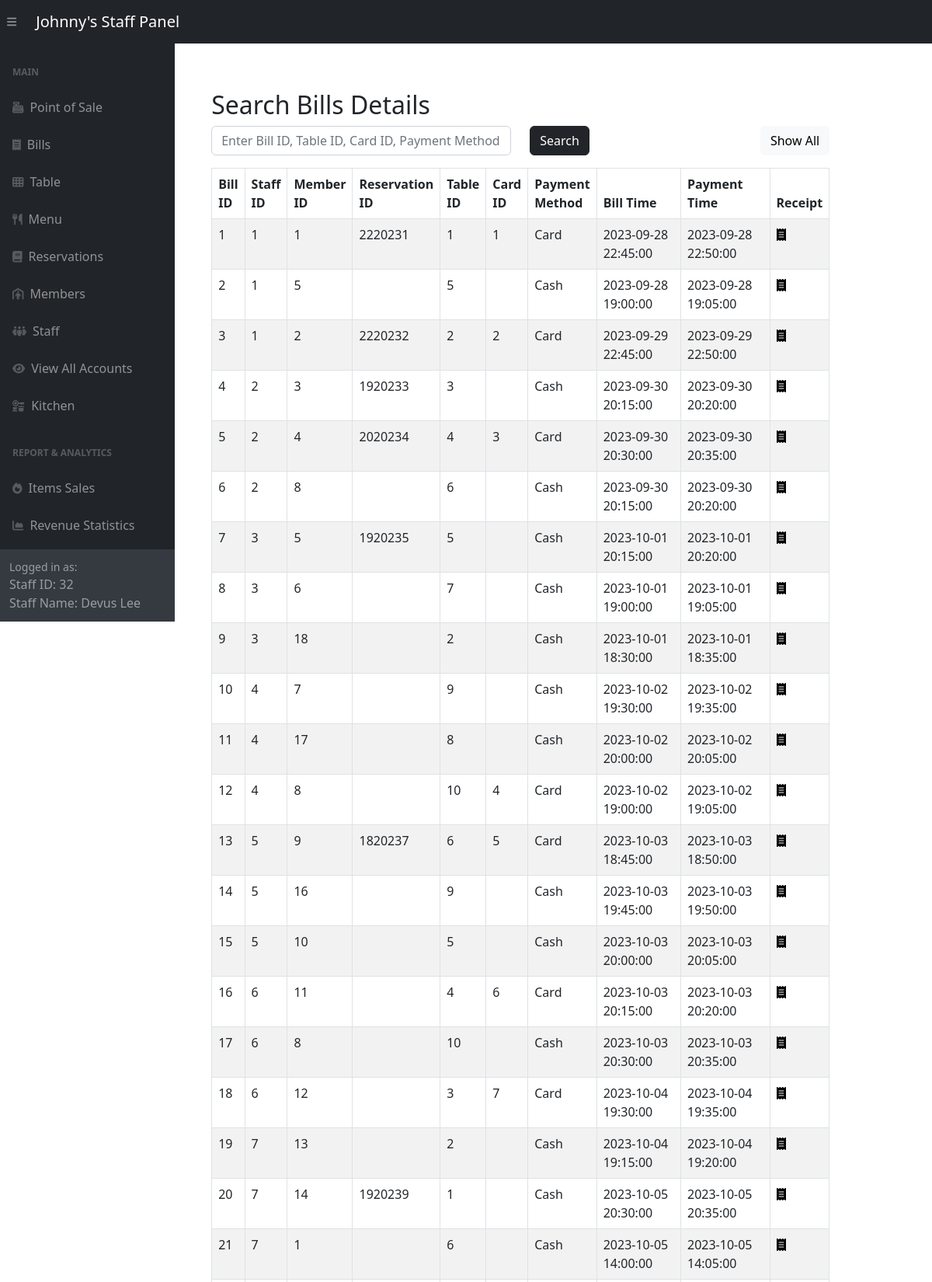
The app's page /adminSide/panel/bill-panel.php (signed in, upper part) with its own data.
### tables this page shows
CREATE TABLE `bills` (
  `bill_id` int(11) NOT NULL,
  `staff_id` int(11) DEFAULT NULL,
  `member_id` int(11) DEFAULT NULL,
  `reservation_id` int(11) DEFAULT NULL,
  `table_id` int(11) DEFAULT NULL,
  `card_id` int(11) DEFAULT NULL,
  `payment_method` varchar(255) DEFAULT NULL,
  `bill_time` datetime DEFAULT NULL,
  `payment_time` datetime DEFAULT NULL
);

### adminSide/panel/bill-panel.php (the view, shortened to what this page needs)
<?php include '../inc/dashHeader.php'; ?>
<div class="wrapper">
    <div class="container-fluid pt-5 pl-600">
        <div class="row">
            <div class="m-50">
                <div class="mt-5 mb-3">
                    <h2 class="pull-left">Search Bills Details</h2>
                    <form method="POST" action="#">
                        <div class="row">
                            <div class="col-md-6">
                                <input required type="text" id="search" name="search" class="form-control" placeholder="Enter Bill ID, Table ID, Card ID, Payment Method">
                            </div>
                            <div class="col-md-3">
                                <button type="submit" class="btn btn-dark">Search</button>
                            </div>
                            <div class="col" style="text-align: right;" >
                                <a href="bill-panel.php" class="btn btn-light">Show All</a>
                            </div>
                        </div>
                    </form>
                </div>
                <?php
                require_once "../config.php";
                if (isset($_POST['search'])) {
                    if (!empty($_POST['search'])) {
                        $search = $_POST['search'];
                        $sql = "SELECT * FROM Bills WHERE table_id LIKE '%$search%' OR payment_method LIKE '%$search%' OR bill_id LIKE '%$search%' OR card_id LIKE '%$search%'";
                    } else {
                        $sql = "SELECT * FROM Bills ORDER BY bill_id;";
                    }
                } else {
                    $sql = "SELECT * FROM Bills ORDER BY bill_id;";
                }
                if ($result = mysqli_query($link, $sql)) {
                    if (mysqli_num_rows($result) > 0) {
                        echo '<table class="table table-bordered table-striped" >';
                        echo "<thead>";
                        echo "<tr>";
                        echo "<th>Bill ID</th>";
                        echo "<th>Staff ID</th>";
                        echo "<th>Member ID</th>";
                        echo "<th>Reservation ID</th>";
                        echo "<th>Table ID</th>";
                        echo "<th>Card ID</th>";
                        echo "<th>Payment Method</th>";
                        echo "<th style='width:13em'>Bill Time</th>";
                        echo "<th style='width:13em'>Payment Time</th>";
                        echo "<th>Receipt</th>";
                        echo "</tr>";
                        echo "</thead>";
                        echo "<tbody>";
                        while ($row = mysqli_fetch_array($result)) {
                            echo "<tr>";
                            echo "<td>" . $row['bill_id'] . "</td>";
                            echo "<td>" . $row['staff_id'] . "</td>";
                            echo "<td>" . $row['member_id'] . "</td>";
                            echo "<td>" . $row['reservation_id'] . "</td>";
                            echo "<td>" . $row['table_id'] . "</td>";
                            echo "<td>" . $row['card_id'] . "</td>";
                            echo "<td>" . $row['payment_method'] . "</td>";
                            echo "<td>" . $row['bill_time'] . "</td>";
                            echo "<td>" . $row['payment_time'] . "</td>";
                            echo "<td>";
                            echo '<a href="../posBackend/receipt.php?bill_id='. $row['bill_id'] .'" title="Receipt" data-toggle="tooltip"><span class="fa fa-receipt text-black"></span></a>';
                            echo "</td>";
                            echo "</tr>";
                        }
                        echo "</tbody>";
                        echo "</table>";
                    } else {
                        echo '<div class="alert alert-danger"><em>No records were found.</em></div>';
                    }
                } else {
                    echo "Oops! Something went wrong. Please try again later.";
                }
                ?>
            </div>
        </div>
    </div>
</div>
<?php include '../inc/dashFooter.php'; ?>

### adminSide/panel/bill-panel.php (style rules this page uses)
.wrapper { width: 85%; padding-left: 200px; padding-top: 20px }

### records on screen
bills: bill_id "1", staff "1", member "1", reservation "2220231", table "1", card "1", payment_method "Card", bill_time "2023-09-28 22:45:00", payment_time "2023-09-28 22:50:00"
bills: bill_id "2", staff "1", member "5", table "5", payment_method "Cash", bill_time "2023-09-28 19:00:00", payment_time "2023-09-28 19:05:00"
bills: bill_id "3", staff "1", member "2", reservation "2220232", table "2", card "2", payment_method "Card", bill_time "2023-09-29 22:45:00", payment_time "2023-09-29 22:50:00"
bills: bill_id "4", staff "2", member "3", reservation "1920233", table "3", payment_method "Cash", bill_time "2023-09-30 20:15:00", payment_time "2023-09-30 20:20:00"
bills: bill_id "5", staff "2", member "4", reservation "2020234", table "4", card "3", payment_method "Card", bill_time "2023-09-30 20:30:00", payment_time "2023-09-30 20:35:00"
bills: bill_id "6", staff "2", member "8", table "6", payment_method "Cash", bill_time "2023-09-30 20:15:00", payment_time "2023-09-30 20:20:00"
bills: bill_id "7", staff "3", member "5", reservation "1920235", table "5", payment_method "Cash", bill_time "2023-10-01 20:15:00", payment_time "2023-10-01 20:20:00"
bills: bill_id "8", staff "3", member "6", table "7", payment_method "Cash", bill_time "2023-10-01 19:00:00", payment_time "2023-10-01 19:05:00"
bills: bill_id "9", staff "3", member "18", table "2", payment_method "Cash", bill_time "2023-10-01 18:30:00", payment_time "2023-10-01 18:35:00"
bills: bill_id "10", staff "4", member "7", table "9", payment_method "Cash", bill_time "2023-10-02 19:30:00", payment_time "2023-10-02 19:35:00"
bills: bill_id "11", staff "4", member "17", table "8", payment_method "Cash", bill_time "2023-10-02 20:00:00", payment_time "2023-10-02 20:05:00"
bills: bill_id "12", staff "4", member "8", table "10", card "4", payment_method "Card", bill_time "2023-10-02 19:00:00", payment_time "2023-10-02 19:05:00"
bills: bill_id "13", staff "5", member "9", reservation "1820237", table "6", card "5", payment_method "Card", bill_time "2023-10-03 18:45:00", payment_time "2023-10-03 18:50:00"
bills: bill_id "14", staff "5", member "16", table "9", payment_method "Cash", bill_time "2023-10-03 19:45:00", payment_time "2023-10-03 19:50:00"
bills: bill_id "15", staff "5", member "10", table "5", payment_method "Cash", bill_time "2023-10-03 20:00:00", payment_time "2023-10-03 20:05:00"
bills: bill_id "16", staff "6", member "11", table "4", card "6", payment_method "Card", bill_time "2023-10-03 20:15:00", payment_time "2023-10-03 20:20:00"
bills: bill_id "17", staff "6", member "8", table "10", payment_method "Cash", bill_time "2023-10-03 20:30:00", payment_time "2023-10-03 20:35:00"
bills: bill_id "18", staff "6", member "12", table "3", card "7", payment_method "Card", bill_time "2023-10-04 19:30:00", payment_time "2023-10-04 19:35:00"
bills: bill_id "19", staff "7", member "13", table "2", payment_method "Cash", bill_time "2023-10-04 19:15:00", payment_time "2023-10-04 19:20:00"
bills: bill_id "20", staff "7", member "14", reservation "1920239", table "1", payment_method "Cash", bill_time "2023-10-05 20:30:00", payment_time "2023-10-05 20:35:00"
bills: bill_id "21", staff "7", member "1", table "6", payment_method "Cash", bill_time "2023-10-05 14:00:00", payment_time "2023-10-05 14:05:00"

### other values on screen
$_SESSION['logged_account_id'] "32"
$_SESSION['logged_staff_name'] "Devus Lee"
